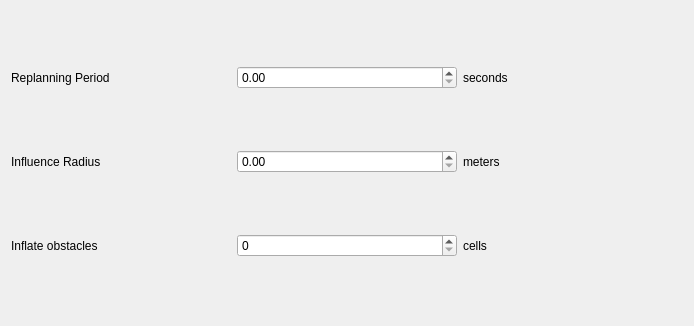
         <widget class="QWidget" name="HDLTab_4">
          <property name="geometry">
           <rect>
            <x>0</x>
            <y>0</y>
            <width>694</width>
            <height>326</height>
           </rect>
          </property>
          <attribute name="label">
           <string>Deliberative Layer</string>
          </attribute>
          <layout class="QGridLayout" name="gridLayout_19">
           <item row="0" column="2">
            <widget class="QDoubleSpinBox" name="CRPSpinBox"/>
           </item>
           <item row="0" column="0">
            <widget class="QLabel" name="label_142">
             <property name="text">
              <string>Replanning Period</string>
             </property>
            </widget>
           </item>
           <item row="1" column="0">
            <widget class="QLabel" name="label_131">
             <property name="text">
              <string>Influence Radius</string>
             </property>
            </widget>
           </item>
           <item row="1" column="2">
            <widget class="QDoubleSpinBox" name="CIRSpinBox"/>
           </item>
           <item row="2" column="0">
            <widget class="QLabel" name="label_149">
             <property name="text">
              <string>Inflate obstacles</string>
             </property>
            </widget>
           </item>
           <item row="0" column="3">
            <widget class="QLabel" name="label_154">
             <property name="text">
              <string>seconds</string>
             </property>
            </widget>
           </item>
           <item row="1" column="3">
            <widget class="QLabel" name="label_155">
             <property name="text">
              <string>meters</string>
             </property>
            </widget>
           </item>
           <item row="2" column="3">
            <widget class="QLabel" name="label_156">
             <property name="text">
              <string>cells</string>
             </property>
            </widget>
           </item>
           <item row="2" column="2">
            <widget class="QSpinBox" name="CIOSpinBox"/>
           </item>
          </layout>
         </widget>
